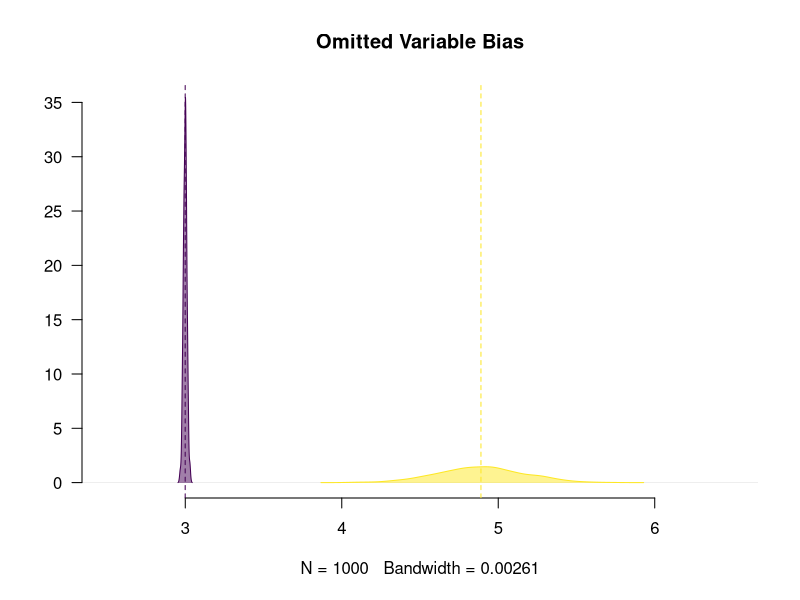
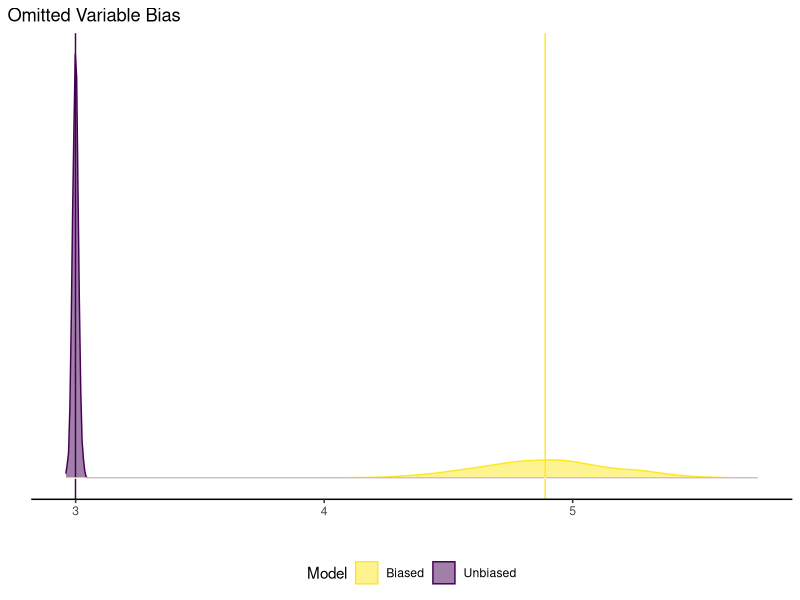
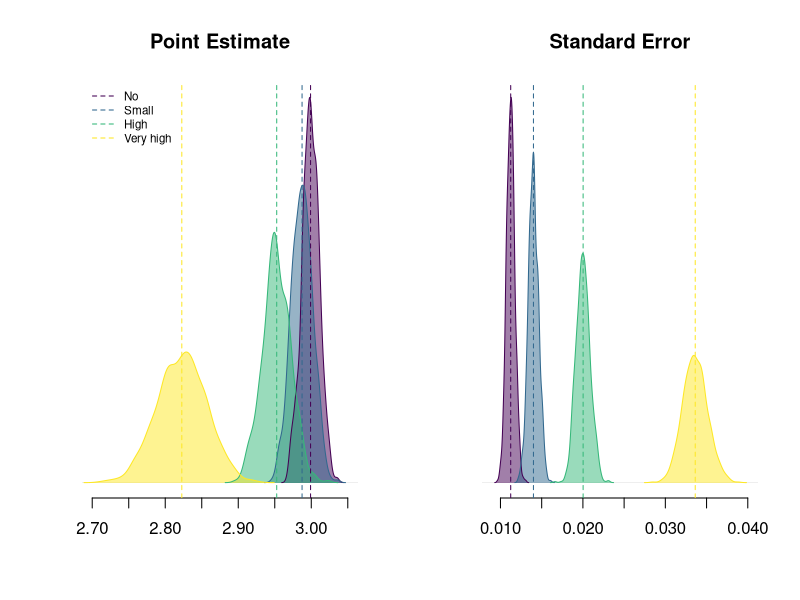
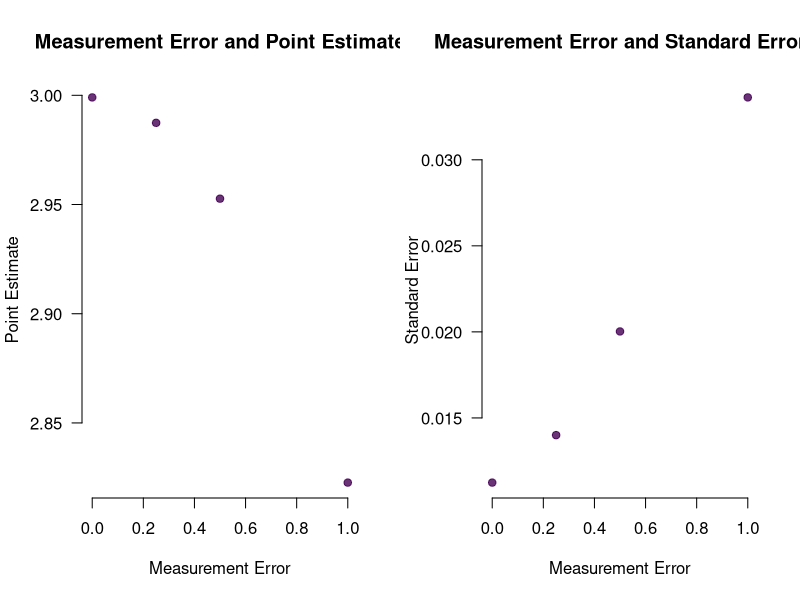
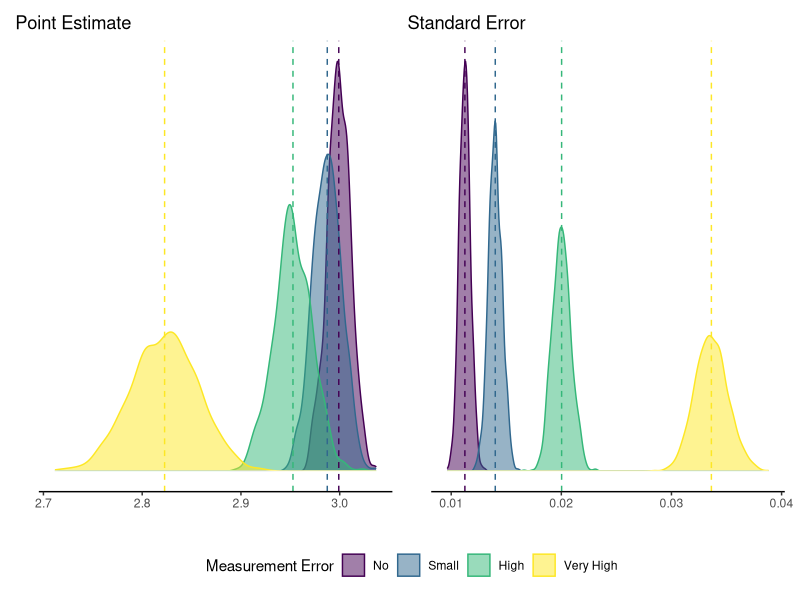
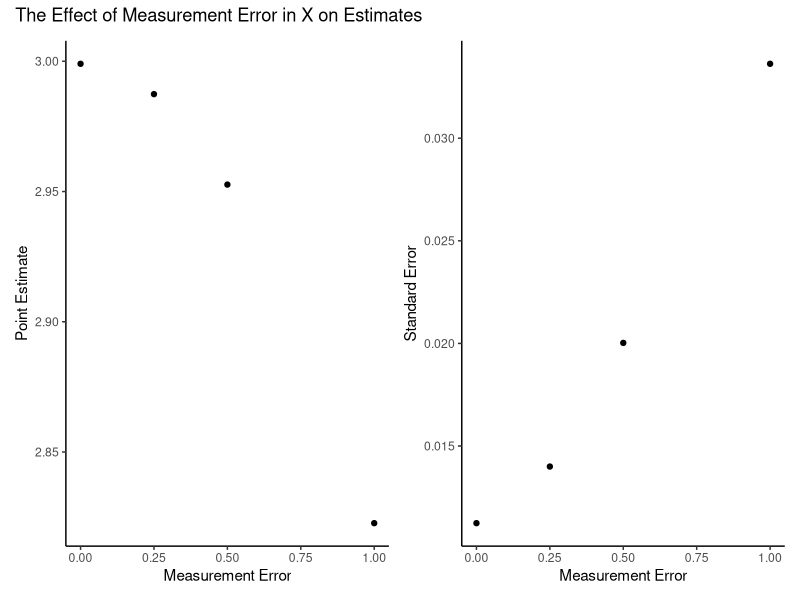
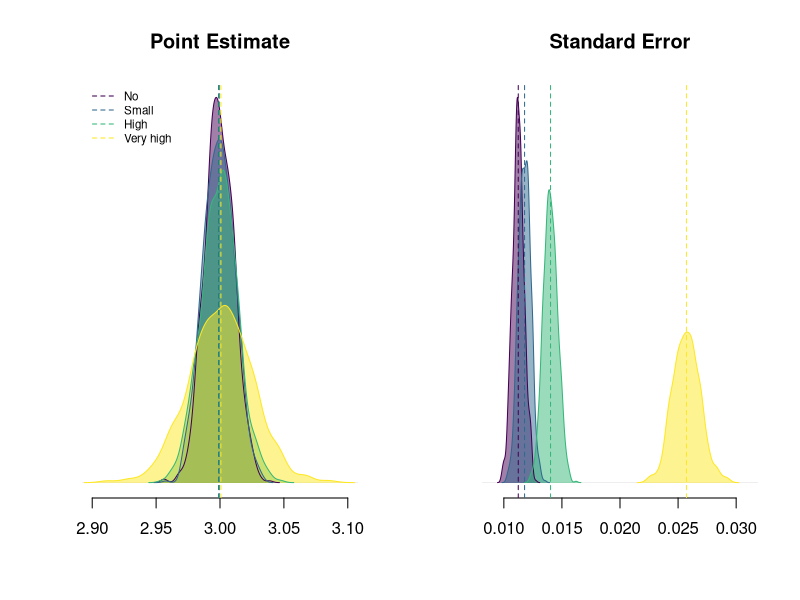
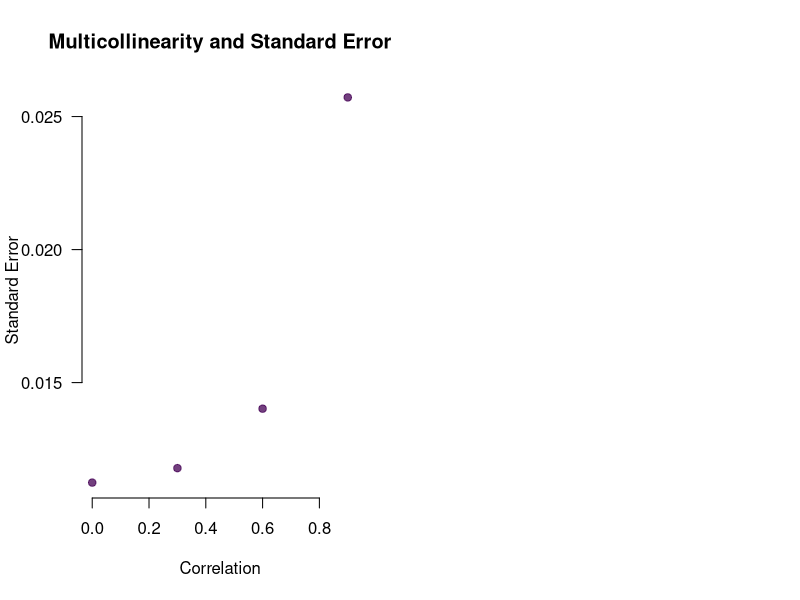

Generate these figures, in order, with R: (Note: this script raises an error after producing the figures.)
## ---- chunk 1
# The first line sets an option for the final document that can be produced from
# the .Rmd file. Don't worry about it.
knitr::opts_chunk$set(echo = TRUE,
                      out.width="\\textwidth", # for larger figures 
                      attr.output = 'style="max-height: 200px;"'
                      )

# The next bit is quite powerful and useful. 
# First you define which packages you need for your analysis and assign it to 
# the p_needed object. 
p_needed <-
  c("viridis", "MASS", "sandwich", "lmtest", 
    "ggplot2", "patchwork", "dplyr")

# Now you check which packages are already installed on your computer.
# The function installed.packages() returns a vector with all the installed 
# packages.
packages <- rownames(installed.packages())
# Then you check which of the packages you need are not installed on your 
# computer yet. Essentially you compare the vector p_needed with the vector
# packages. The result of this comparison is assigned to p_to_install.
p_to_install <- p_needed[!(p_needed %in% packages)]
# If at least one element is in p_to_install you then install those missing
# packages.
if (length(p_to_install) > 0) {
  install.packages(p_to_install)
}
# Now that all packages are installed on the computer, you can load them for
# this project. Additionally the expression returns whether the packages were
# successfully loaded.
sapply(p_needed, require, character.only = TRUE)

# This is an option for stargazer tables
# It automatically adapts the output to html or latex,
# depending on whether we want a html or pdf file
stargazer_opt <- ifelse(knitr::is_latex_output(), "latex", "html")

# only relevant for ggplot2 plotting
# setting a global ggplot theme for the entire document to avoid 
# setting this individually for each plot 
theme_set(theme_classic() + # start with classic theme 
  theme(
    plot.background = element_blank(),# remove all background 
    plot.title.position = "plot", # move the plot title start slightly 
    legend.position = "bottom", # by default, put legend on the bottom
    axis.line.y = element_blank(), # remove line on y axis 
    axis.ticks.y = element_blank(), # remove ticks on y axis
    axis.text.y = element_blank() # remove text on y axis
  ))

## ---- chunk 2
mus <- c(5, 10)
mus
## ---- chunk 3
sds <- c(4, 5)
sds_mat <- diag(sds) 
sds_mat
## ---- chunk 4
cor_mat <- matrix(c(1, 0.3, 0.3, 1), nrow = 2, ncol = 2)
cor_mat 
## ---- chunk 5
varcov <- sds_mat %*% cor_mat %*% sds_mat 
# step-by-step
sds_mat %*% cor_mat
sds_mat %*% cor_mat %*% sds_mat 
#check sqrt of diag:
sqrt(diag(varcov)) #our initial sds
## ---- chunk 6
X <- mvrnorm(n = 100000, 
             mu = mus, 
             Sigma = varcov)

head(X)

cor(X[, 1], X[, 2]) # check correlation (we specified it in cor_mat)
## ---- chunk 7
b <- c(10, 3, 5) 
## ---- chunk 8
mu <- cbind(1, X) %*% b  # systematic component

# Choose sigma_est
sigma_est <- 1

# Generate Y
Y <- rnorm(100000, 
           mean = mu,       # systematic component
           sd = sigma_est)  # stochastic component

# Create population data

pop <- data.frame(cbind(Y, X)) 
head(pop)
## ---- chunk 9
gen_pop <- function(mus, varcov, b, sigma_est){
  
  X <- mvrnorm(n = 100000, 
               mu = mus, 
               Sigma = varcov) 
  
  mu_y <- cbind(1, X) %*% b
  
  Y <- rnorm(100000, 
             mean = mu_y, 
             sd = sigma_est)
  
  population <- data.frame(cbind(Y, X))
  
  return(population)
}

# See if our function works

pop <- gen_pop(mus = mus, 
               varcov = varcov, 
               b = b, 
               sigma_est = sigma_est)

head(pop)
## ---- chunk 10
drawncalc_ovb <- function(pop){
  
  pop_sample <- pop[sample(nrow(pop), size = 500), ] #dplyr::sample_n(pop, 500)
  
  # regression without omitted variable bias
  reg_nobias <- lm(Y ~ V2 + V3, data = pop_sample)
  
  # regression with omitted variable bias
  reg_bias <- lm(Y ~ V2, data = pop_sample)
  
  # store and return beta_1 estimate of both models
  b1_hat <- c(summary(reg_nobias)$coefficients[2, 1],
              summary(reg_bias)$coefficients[2, 1])
  
  return(b1_hat)
  }
## ---- chunk 11
b_hats_ovb <- t(replicate(1000, drawncalc_ovb(pop = pop)))

head(b_hats_ovb) # 2 cols with 1000 regression coefficients
## ---- chunk 12

two_cols <- viridis(2)
two_cols_alpha <- viridis(2, 0.5)

#We plot both the biased and unbiased estimates
plot(density(b_hats_ovb[, 1]), 
     xlim = c(2.5,6.5), 
     main = "Omitted Variable Bias", 
     col = two_cols[1],
     bty = "n", 
     las = 1,
     ylab = "")

polygon(density(b_hats_ovb[, 1]),
        col = two_cols_alpha[1],
        border = F)

lines(density(b_hats_ovb[, 2]), 
      col = two_cols[2])
polygon(density(b_hats_ovb[, 2]),
        col = two_cols_alpha[2],
        border = F)

abline(v = c(mean(b_hats_ovb[, 1]), 
             mean(b_hats_ovb[, 2])),
       col = two_cols, 
       lty = 2)
## ---- chunk 13
# put data to long format (better practice in ggplot2)
# instead of 2 columns, make one with another column identifying the model
b_hats_plot <- data.frame(
  estimate = c(b_hats_ovb[, 1], b_hats_ovb[, 2]),
  Model = rep(c("Unbiased", "Biased"), each = nrow(b_hats_ovb))
)


ggplot(b_hats_plot, 
  aes(x = estimate, fill = Model, color = Model)
) +
  geom_density() + # add two density plots 
  scale_color_viridis(discrete = T, direction = -1) + # change colors with viridis palette
  scale_fill_viridis(discrete = T, alpha = 0.5, direction = -1) + #  fill with viridis
  labs(
    title = "Omitted Variable Bias",
    x = "",
    y = "",
    fill = "Model"
  ) +
  geom_vline(
    xintercept = apply(b_hats_ovb, 2, mean), # object with two columns
    color = viridis(2) 
    ) +
  geom_hline( # remove the bottom line for cleaner look 
    yintercept = 0,
    color = "white" # grid line color
    ) 
## ---- chunk 14
mus <- c(5, 10)
## ---- chunk 15
sds <- c(4, 5)
sds_mat <- diag(sds) # construct a diagonal matrix
sds_mat
## ---- chunk 16
cor_mat <- matrix(data = c(1, 0, 0, 1), nrow = 2, ncol = 2)
cor_mat
## ---- chunk 17
varcov <- sds_mat %*% cor_mat %*% sds_mat 
varcov
## ---- chunk 18
X <- mvrnorm(n = 100000, 
             mu = mus, 
             Sigma = varcov)
cor(X[, 1], X[, 2]) # check correlation
## ---- chunk 19
b <- c(10, 3, 5)
## ---- chunk 20
mu <- cbind(1, X) %*% b  # systematic component

# Choose sigma_est
sigma_est <- 1

# Generate Y
Y <- rnorm(100000, 
           mean = mu,        # systematic component
           sd = sigma_est)   # stochastic component

## ---- chunk 21
sigma_err <- 0.5

X[, 1] <- X[, 1] + rnorm(length(X[, 1]), 0, sigma_err) # X-star from the lecture

# Population data

pop <- data.frame(cbind(Y, X)) 
head(pop)
## ---- chunk 22
gen_pop <- function(mus, varcov, b, sigma_est, sigma_err){
  
  X <- mvrnorm(n = 100000, mu = mus, Sigma = varcov) 
  
  mu_y <- cbind(1, X) %*% b
  
  Y <- rnorm(100000, 
             mu_y, 
             sigma_est)
  
  # Add measurement error in V2
  X[, 1] <- X[, 1] + rnorm(length(X[, 1]), 0, sigma_err) 
  
  population <- data.frame(cbind(Y, X))
  
  return(population)
}
## ---- chunk 23
pop1 <- gen_pop(mus = mus, 
                varcov = varcov, 
                b = b,
                sigma_est = sigma_est, 
                sigma_err = 0)
## ---- chunk 24
pop2 <- gen_pop(mus = mus, 
                varcov = varcov, 
                b = b,
                sigma_est = sigma_est, 
                sigma_err = 0.25)
## ---- chunk 25
pop3 <- gen_pop(mus = mus, 
                varcov = varcov, 
                b = b,
                sigma_est = sigma_est, 
                sigma_err = 0.5)
## ---- chunk 26
pop4 <- gen_pop(mus = mus, 
                varcov = varcov, 
                b = b,
                sigma_est = sigma_est, 
                sigma_err = 1)
## ---- chunk 27
drawncalc <- function(pop){
  
  pop_sample <- pop[sample(nrow(pop), size = 500),]
  
  reg <- lm(Y ~ V2 + V3,
            data = pop_sample)
  
  # get coefficient and standard error
  b1_hat <- summary(reg)$coefficients[2, 1:2] 
  
  return(b1_hat)
}
## ---- chunk 28
# without measurement error
b_hats_no <- t(replicate(1000, drawncalc(pop = pop1)))

# with small measurement error
b_hats_small <- t(replicate(1000, drawncalc(pop = pop2)))

# with high measurement error 
b_hats_high <- t(replicate(1000, drawncalc(pop = pop3)))

# with very high measurement error
b_hats_veryhigh <- t(replicate(1000, drawncalc(pop = pop4)))
## ---- chunk 29
four_cols <- viridis(4)
four_cols_alpha <- viridis(4, 0.5)

par(mfrow = c(1, 2))

# first plot

plot(density(b_hats_no[, 1]), 
     xlim = c(2.7, 3.05), 
     main = "Point Estimate",
     bty = "n", 
     las = 1, 
     yaxt = "n", 
     ylab = "",
     xlab = "",
     type = "n")

polygon(density(b_hats_no[, 1]),
        col = four_cols_alpha[1],
        border = F)
polygon(density(b_hats_small[, 1]),
        col = four_cols_alpha[2],
        border = F)
polygon(density(b_hats_high[, 1]),
        col = four_cols_alpha[3],
        border = F)
polygon(density(b_hats_veryhigh[, 1]),
        col = four_cols_alpha[4],
        border = F)

lines(density(b_hats_no[, 1]), 
      col = four_cols[1])
lines(density(b_hats_small[, 1]), 
      col = four_cols[2])
lines(density(b_hats_high[, 1]), 
      col = four_cols[3])
lines(density(b_hats_veryhigh[, 1]), 
      col = four_cols[4])

abline(v = c(mean(b_hats_no[, 1]), 
             mean(b_hats_small[, 1]),
             mean(b_hats_high[, 1]), 
             mean(b_hats_veryhigh[, 1])),
       col = four_cols, lty = 2)

legend("topleft", 
       legend = c("No", "Small", "High", "Very high"),
       col = four_cols, 
       lty = "dashed", 
       cex = 0.7,
       bty = "n")

# second plot 

plot(density(b_hats_no[, 2]), 
     xlim = c(0.009, 0.04), 
     main = "Standard Error",
     bty = "n", 
     las = 1, 
     yaxt = "n", 
     ylab = "",
     xlab = "",
     type = "n")

polygon(density(b_hats_no[, 2]),
        col = four_cols_alpha[1],
        border = F)
polygon(density(b_hats_small[, 2]),
        col = four_cols_alpha[2],
        border = F)
polygon(density(b_hats_high[, 2]),
        col = four_cols_alpha[3],
        border = F)
polygon(density(b_hats_veryhigh[, 2]),
        col = four_cols_alpha[4],
        border = F)

lines(density(b_hats_no[, 2]), 
      col = four_cols[1])
lines(density(b_hats_small[, 2]), 
      col = four_cols[2])
lines(density(b_hats_high[, 2]), 
      col = four_cols[3])
lines(density(b_hats_veryhigh[, 2]), 
      col = four_cols[4])

abline(v = c(mean(b_hats_no[, 2]), 
             mean(b_hats_small[, 2]),
             mean(b_hats_high[, 2]), 
             mean(b_hats_veryhigh[, 2])),
       col = four_cols, 
       lty = 2)
## ---- chunk 30
plot(x = c(0, 0.25, 0.5, 1), 
     y = c(mean(b_hats_no[, 1]), 
           mean(b_hats_small[, 1]),
           mean(b_hats_high[, 1]), 
           mean(b_hats_veryhigh[, 1])),
     pch = 19,
     col = viridis(1, 0.8),
     main = "Measurement Error and Point Estimate", 
     xlab = "Measurement Error", 
     ylab = "Point Estimate", 
     bty = "n", 
     las = 1)

plot(x = c(0, 0.25, 0.5, 1), 
     y = c(mean(b_hats_no[, 2]), 
           mean(b_hats_small[, 2]),
           mean(b_hats_high[, 2]), 
           mean(b_hats_veryhigh[, 2])),
     pch = 19,
     col = viridis(1, 0.8),
     main = "Measurement Error and Standard Error", 
     xlab = "Measurement Error", 
     ylab = "Standard Error",
     bty = "n", 
     las = 1)
## ---- chunk 31

b_hats <- as.data.frame(rbind(b_hats_no,
                              b_hats_small,
                              b_hats_high,
                              b_hats_veryhigh))
b_hats$error <-
  factor(rep(c("No", "Small", "High", "Very High"), each = nrow(b_hats) / 4), 
         levels = c("No", "Small", "High", "Very High"))


# first plot
p1 <- ggplot(data = b_hats, aes(x = Estimate,  fill = error, color = error)) +
  labs(
    title = "Point Estimate",
    x = "",
    y = "",
    fill = "Measurement Error",
    color = "Measurement Error"
  ) +
  geom_density() + # add densities 
  geom_vline( # manually add lines with means 
    xintercept = b_hats %>% # take b_hats 
      group_by(error) %>% # apply all calculations within groups of error
      summarise(mean = mean(Estimate)) %>% #  take mean of Estimate column 
      pull(mean), # pull the mean column 
    linetype = "dashed",
    color = viridis(4)
  ) +
  scale_fill_viridis(discrete = T, alpha = 0.5) +
  scale_color_viridis(discrete = T) 

# second plot 

p2 <- ggplot(data = b_hats, aes(x = `Std. Error`, fill = error, color= error)) +
  labs(
    title = "Standard Error",
    x = "",
    y = "",
    fill = "Measurement Error",
    color = "Measurement Error"
  ) +
  geom_density() +
  geom_vline( # manually add lines with means 
    xintercept = b_hats %>% # take b_hats 
      group_by(error) %>% # apply all calculations within groups of error
      summarise(mean = mean(`Std. Error`)) %>% #  take mean of `Std. Error` column 
      pull(mean), # pull the mean column 
    linetype = "dashed",
    color = viridis(4)
  ) +
  scale_fill_viridis(discrete = T, alpha = 0.5) +
  scale_color_viridis(discrete = T)

# put plots together with patchwork package 
p1 + p2 + plot_layout(guides = "collect") &
  geom_hline( # remove the bottom line for cleaner look 
    yintercept = 0,
    color = "white" # grid line color
    )
## ---- chunk 32
p1 <- b_hats %>% # take b_hats 
      group_by(error) %>% # apply all calculations within groups of error
      summarise_all(mean) %>% # summarize all variables
  ggplot() + 
  geom_point(
    aes(x = c(0, 0.25, 0.5, 1),
        y = Estimate)
  ) + 
  labs(
    x = "Measurement Error",
    y = "Point Estimate"
  ) +
  theme_classic() # restore to classic theme with no modifications 

p2 <- b_hats %>% # take b_hats 
      group_by(error) %>% # apply all calculations within groups of error
      summarise_all(mean) %>% 
  ggplot() + 
  geom_point(
    aes(x = c(0, 0.25, 0.5, 1),
        y = `Std. Error`)
  ) + 
  labs(
    x = "Measurement Error",
    y = "Standard Error"
  ) +
  theme_classic()

p1 + p2 + plot_annotation(title = "The Effect of Measurement Error in X on Estimates")
## ---- chunk 33
gen_pop <- function(mus, varcov, b, sigma_est){
  
  # Generate IV
  X <- mvrnorm(n = 100000, 
               mu = mus, 
               Sigma = varcov) 
  
  mu_y <- cbind(1, X) %*% b
  
  Y <- rnorm(100000, 
             mean = mu_y, 
             sd = sigma_est)
  
  population <- data.frame(cbind(Y, X))
  
  return(population)
}
## ---- chunk 34
# a) No multicollinearity

cor_mat1 <- matrix(c(1, 0, 0, 1), 
                   nrow = 2, 
                   ncol = 2)

varcov1 <- sds_mat %*% cor_mat1 %*% sds_mat 

pop1 <- gen_pop(mus = mus, 
                varcov = varcov1, 
                b = b, 
                sigma_est = sigma_est)

# b) Small multicollinearity

cor_mat2 <- matrix(c(1, 0.3, 0.3, 1), 
                   nrow = 2, 
                   ncol = 2)

varcov2 <- sds_mat %*% cor_mat2 %*% sds_mat 

pop2 <- gen_pop(mus = mus, 
                varcov = varcov2, 
                b = b, 
                sigma_est = sigma_est)

# c) High multicollinearity

cor_mat3 <- matrix(c(1, 0.6, 0.6, 1), nrow = 2, ncol = 2)

varcov3 <- sds_mat %*% cor_mat3 %*% sds_mat 

pop3 <- gen_pop(mus = mus, 
                varcov = varcov3, 
                b = b, 
                sigma_est = sigma_est)

# d) Very high multicollinearity

cor_mat4 <- matrix(c(1, 0.9, 0.9, 1), 
                   nrow = 2, 
                   ncol = 2)

varcov4 <- sds_mat %*% cor_mat4 %*% sds_mat 

pop4 <- gen_pop(mus = mus, 
                varcov = varcov4, 
                b = b, 
                sigma_est = sigma_est)
## ---- chunk 35
b_hats_no <- t(replicate(1000, drawncalc(pop = pop1)))

b_hats_small <- t(replicate(1000, drawncalc(pop = pop2)))

b_hats_high <- t(replicate(1000, drawncalc(pop = pop3)))

b_hats_veryhigh <- t(replicate(1000, drawncalc(pop = pop4)))
## ---- chunk 36
par(mfrow = c(1, 2))

# first plot

plot(density(b_hats_no[, 1]), 
     xlim = c(2.9, 3.1), 
     main = "Point Estimate",
     bty = "n", 
     las = 1, 
     yaxt = "n", 
     ylab = "",
     xlab = "",
     type = "n")

polygon(density(b_hats_no[, 1]),
        col = four_cols_alpha[1],
        border = F)
polygon(density(b_hats_small[, 1]),
        col = four_cols_alpha[2],
        border = F)
polygon(density(b_hats_high[, 1]),
        col = four_cols_alpha[3],
        border = F)
polygon(density(b_hats_veryhigh[, 1]),
        col = four_cols_alpha[4],
        border = F)

lines(density(b_hats_no[, 1]), 
      col = four_cols[1])
lines(density(b_hats_small[, 1]), 
      col = four_cols[2])
lines(density(b_hats_high[, 1]), 
      col = four_cols[3])
lines(density(b_hats_veryhigh[, 1]), 
      col = four_cols[4])

abline(v = c(mean(b_hats_no[, 1]), 
             mean(b_hats_small[, 1]),
             mean(b_hats_high[, 1]), 
             mean(b_hats_veryhigh[, 1])),
       col = four_cols, lty = 2)

legend("topleft", 
       legend = c("No", "Small", "High", "Very high"),
       col = four_cols, 
       lty = "dashed", 
       cex = 0.7,
       bty = "n")

# second plot 

plot(density(b_hats_no[, 2]), 
     xlim = c(0.009, 0.031), 
     main = "Standard Error",
     bty = "n", 
     las = 1, 
     yaxt = "n", 
     ylab = "",
     xlab = "",
     type = "n")

polygon(density(b_hats_no[, 2]),
        col = four_cols_alpha[1],
        border = F)
polygon(density(b_hats_small[, 2]),
        col = four_cols_alpha[2],
        border = F)
polygon(density(b_hats_high[, 2]),
        col = four_cols_alpha[3],
        border = F)
polygon(density(b_hats_veryhigh[, 2]),
        col = four_cols_alpha[4],
        border = F)

lines(density(b_hats_no[, 2]), 
      col = four_cols[1])
lines(density(b_hats_small[, 2]), 
      col = four_cols[2])
lines(density(b_hats_high[, 2]), 
      col = four_cols[3])
lines(density(b_hats_veryhigh[, 2]), 
      col = four_cols[4])

abline(v = c(mean(b_hats_no[, 2]), 
             mean(b_hats_small[, 2]),
             mean(b_hats_high[, 2]), 
             mean(b_hats_veryhigh[, 2])),
       col = four_cols, 
       lty = 2)
## ---- chunk 37
plot(x = c(0, 0.3, 0.6, 0.9), 
     y = c(mean(b_hats_no[, 2]),
           mean(b_hats_small[, 2]),
           mean(b_hats_high[, 2]), 
           mean(b_hats_veryhigh[, 2])),
     pch = 19,
     las = 1, 
     col = viridis(1, 0.75),
     main = "Multicollinearity and Standard Error", 
     xlab = "Correlation", 
     ylab = "Standard Error",
     bty = "n")
## ---- chunk 38

b_hats <- as.data.frame(rbind(b_hats_no,
                              b_hats_small,
                              b_hats_high,
                              b_hats_veryhigh))
b_hats$mc <- factor(rep(c("No", "Small", "High", "Very High"), each = nrow(b_hats) / 4),
                    levels =  c("No", "Small", "High", "Very High"))


# first plot

p1 <- ggplot(data = b_hats, aes(x = Estimate,  fill = mc, color = mc)) +
  labs(
    title = "Point Estimate",
    x = "",
    y = "",
    fill = "Multicollinearity",
    color = "Multicollinearity"
  ) +
  geom_density() + # add densities 
  geom_vline( # manually add lines with means 
    xintercept = b_hats %>% # take b_hats 
      group_by(mc) %>% # apply all calculations within groups of mc
      summarise(mean = mean(Estimate)) %>% #  take mean of Estimate column 
      pull(mean), # pull the mean column 
    linetype = "dashed",
    color = viridis(4)
  ) +
  scale_fill_viridis(discrete = T, alpha = 0.5) +
  scale_color_viridis(discrete = T)

p2 <- ggplot(data = b_hats, aes(x = `Std. Error`, fill = mc, color = mc)) +
  labs(
    title = "Standard Error",
    x = "",
    y = "",
    fill = "Multicollinearity",
    color = "Multicollinearity"
  ) +
   geom_density() + # add densities 
  geom_vline( # manually add lines with means 
    xintercept = b_hats %>% # take b_hats 
      group_by(mc) %>% # apply all calculations within groups of mc
      summarise(mean = mean(`Std. Error`)) %>% #  take mean of `Std. Error` column 
      pull(mean), # pull the mean column 
    linetype = "dashed",
    color = viridis(4)
  ) +
  scale_fill_viridis(discrete = T, alpha = 0.5) +
  scale_color_viridis(discrete = T) 

p1 + p2 + plot_layout(guides = "collect") &
  geom_hline( # remove the bottom line for cleaner look 
    yintercept = 0,
    color = "white" # grid line color
    )
## ---- chunk 39
b_hats %>% # take b_hats
  group_by(mc) %>% # apply all calculations within groups of mc
  summarise_all(mean) %>%
  ggplot() +
  geom_point(aes(x =  c(0, 0.3, 0.6, 0.9),
                 y = `Std. Error`)) +
  labs(x = "Multicollinearity",
       title = "Multicollinearity and Standard Error",
       y = "Standard Error") +
  theme_classic() +
  scale_x_continuous(breaks = c(0, 0.3, 0.6, 0.9))

## ---- chunk 40
# Generate some data

x <- runif(100, 0.2, 1)
e <- rnorm(100, 0, 0.5)

y1 <- 2 * x + e # This creates homoscedastic data.
## ---- chunk 41
y2 <- 2 * x + e * x^2 
## ---- chunk 42
par(mfrow = c(1, 2))
# Homoscedastic data
plot(x = x, 
     y = y1, 
     pch = 19,
     col = viridis(1, 0.75)[1],
     bty = "n", 
     las = 1, 
     main = "Homoskedastic data")

# Heteroskedastic data
plot(x = x, 
     y = y2, 
     pch = 19,
     col = viridis(1, 0.75)[1],
     bty = "n", 
     las = 1, 
     main = "Heteroskedastic data")
## ---- chunk 43
# Homoscedastic data
p_hom <- ggplot() +
  geom_point(aes(x = x, y = y1),
             size = 2,
             color = viridis(1, 0.75)[1]
             ) + 
  labs(
    title = "Homoskedastic data",
    x = "x",
    y = "y1"
  ) +
  theme_classic() 
# Heteroskedastic data
p_het <- ggplot() +
  geom_point(aes(x = x, y = y2),
    color = viridis(1, 0.75)[1], 
    size = 2
    ) + 
  labs(
    title = "Heteroskedastic data",
    x = "x",
    y = "y2"
  ) +
  theme_classic()
p_hom + p_het
## ---- chunk 44
reg_hom <- lm(y1 ~ x) 
reg_het <- lm(y2 ~ x)
## ---- chunk 45
par(mfrow = c(1, 2))

plot(x = fitted.values(reg_hom), 
     y = residuals(reg_hom),
     pch = 19, 
     xlab = "Fitted Values", 
     ylab = "Residuals",
     main = "Homoscedasticity",
     col = viridis(1, 0.75),
     bty = "n", 
     ylim = c(-1.5, 1),
     las = 1)
abline(h = 0)

plot(x = fitted.values(reg_het), 
     y = residuals(reg_het),
     pch = 19, 
     xlab = "Fitted Values", 
     ylab = "Residuals",
     main = "Heteroscedasticity",
     col = viridis(1, 0.75),
     bty = "n", 
     ylim = c(-1.5, 1),
     las = 1)
abline(h = 0)
## ---- chunk 46

p1 <- ggplot(data = reg_hom$model,
             aes(x = x, y = residuals(reg_hom))) +
  geom_point(color = viridis(1, 0.75), # add points
             size = 2) + 
  theme_classic() + # change the appearance
  labs(x = "X",
       y = "Residuals",
       title = "Homoscedasticity")  +
  geom_hline(yintercept = 0, # add the line
             size = 0.5) +
  scale_y_continuous(limits = c(-1.5, 2))


p2 <- ggplot(data = reg_hom$model,
             aes(x = x, y = residuals(reg_het))) +
  geom_point(color = viridis(1, 0.75), # add points
             size = 2) + 
  theme_classic() + # change the appearance
  labs(x = "X",
       y = "Residuals",
       title = "Heteroscedasticity")  +
  geom_hline(yintercept = 0, # add the line
             size = 0.5) +
  scale_y_continuous(limits = c(-1.5, 2))

p1 + p2 
## ---- chunk 47
data <- as.data.frame(cbind(y2, x))

reg_ols <- lm(y2 ~ x,
              data = data)

summary(reg_ols)

vcovHC(reg_ols)
sqrt(diag(vcovHC(reg_ols)))
coeftest(reg_ols, vcov. = vcovHC)
## ---- chunk 48
# Some fake data

x <- c(rnorm(99, 0, 1), 5)
y <- c(rnorm(99, 1, 1), 20)

data <- data.frame(cbind(x, y))
m1 <- lm(y ~ x, data = data)
summary(m1)
## ---- chunk 49
plot(x, y,
     pch = 19, 
     col = two_cols_alpha[1],
     bty = "n", 
     las = 1)
abline(lm(y ~ x), col = two_cols[1])
## ---- chunk 50
ggplot() +
  geom_point(aes(x = x, y = y), 
             color = viridis(1, alpha = 0.5), # add points
             size = 2) + 
  geom_abline(intercept = m1$coefficients[1], # add the line
              slope = m1$coefficients[2],
              color = viridis(1),
              size = 1) +
  theme_classic()
## ---- chunk 51
# calculate Cook's distance
D <- cooks.distance(m1)

# ...and plot it
plot(D, 
     main = "Cook's Distance",
     pch = 19, 
     col = two_cols_alpha[1],
     bty = "n", 
     las = 1)
## ---- chunk 52
s <- D < 1
## ---- chunk 53
m2 <- lm(y ~ x, 
         data = data[s,])
summary(m2)
## ---- chunk 54
par(mfrow = c(1, 2))

# First the model without excluding the outlier
plot(x = x, 
     y = y, 
     xlim = c(-3, 5), 
     ylim = c(-1.5, 20), 
     main = "Model with Outlier",
     pch = 19, 
     col = two_cols_alpha[1],
     bty = "n", las = 1)
abline(m1, col = two_cols[1])

# Second the model excluding the outlier
plot(x = x[s], 
     y = y[s], 
     xlim = c(-3, 5), 
     ylim = c(-1.5, 20), 
     main = "Model without Outlier",
     pch = 19, 
     col = two_cols_alpha[1],
     bty = "n", 
     las = 1)
abline(m2, col = two_cols[1])
## ---- chunk 55

# First the model without excluding the outlier    
p1 <- ggplot() +
  geom_point(aes(x = x, y = y), 
             color = viridis(1, alpha = 0.5), # add points
             size = 2) + 
  geom_abline(intercept = m1$coefficients[1], # add the line
              slope = m1$coefficients[2],
              color = viridis(1),
              size = 1) +
  theme_classic() +
  labs(title = "Model with outlier") 

# Second the model excluding the outlier
p2 <- ggplot() +
  geom_point(aes(x = x, y = y), 
             color = viridis(1, alpha = 0.5), # add points
             size = 2) + 
  geom_abline(intercept = m2$coefficients[1], # add the line
              slope = m2$coefficients[2],
              color = viridis(1),
              size = 1) +
  theme_classic() +
  labs(title = "Model without outlier") 

p1 + p2
## ---- chunk 56
gen_pop <- function(mus, varcov, b, sigma_est, sigma_err){
  
  # Generate IV
  X <- mvrnorm(n = 100000, 
               mu = mus, 
               Sigma = varcov)
  
  mu_y <- cbind(1,X) %*% b
  
  Y <- rnorm(100000, 
             mean = mu_y, 
             sd = sigma_est)
  
  # Add measurement error in Y
  # Y <- ???
  
  population <- data.frame(cbind(Y, X))
  
  return(population)
}
## ---- chunk 57

cor_mat1 <- matrix(c(1, 0, 0, 1), 
                   nrow = 2, 
                   ncol = 2)

varcov1 <- sds_mat %*% cor_mat1 %*% sds_mat 

# No measurement error
pop1 <- gen_pop(mus = mus, 
                varcov = varcov1, 
                b = b,
                sigma_est = sigma_est, 
                sigma_err = 0)

# Small measurement error
pop2 <- gen_pop(mus = mus, 
                varcov = varcov1, 
                b = b,
                sigma_est = sigma_est, 
                sigma_err = 0.25)

# High measurement error
pop3 <- gen_pop(mus = mus, 
                varcov = varcov1, 
                b = b,
                sigma_est = sigma_est, 
                sigma_err = 0.5)

# Very high measurement error
pop4 <- gen_pop(mus = mus, 
                varcov = varcov1, 
                b = b,
                sigma_est = sigma_est, 
                sigma_err = 1)
## ---- chunk 58
b_hats_no <- t(replicate(1000, drawncalc(pop = pop1)))

b_hats_small <- t(replicate(1000, drawncalc(pop = pop2)))

b_hats_high <- t(replicate(1000, drawncalc(pop = pop3)))

b_hats_veryhigh <- t(replicate(1000, drawncalc(pop = pop4)))

## ---- chunk 59
par(mfrow = c(1, 2))

# first plot

plot(density(b_hats_no[, 1]), 
     xlim = c(2.7, 3.05), 
     main = "Point Estimate",
     bty = "n", 
     las = 1, 
     yaxt = "n", 
     ylab = "",
     xlab = "",
     type = "n")

polygon(density(b_hats_no[, 1]),
        col = four_cols_alpha[1],
        border = F)
polygon(density(b_hats_small[, 1]),
        col = four_cols_alpha[2],
        border = F)
polygon(density(b_hats_high[, 1]),
        col = four_cols_alpha[3],
        border = F)
polygon(density(b_hats_veryhigh[, 1]),
        col = four_cols_alpha[4],
        border = F)

lines(density(b_hats_no[, 1]), 
      col = four_cols[1])
lines(density(b_hats_small[, 1]), 
      col = four_cols[2])
lines(density(b_hats_high[, 1]), 
      col = four_cols[3])
lines(density(b_hats_veryhigh[, 1]), 
      col = four_cols[4])

abline(v = c(mean(b_hats_no[, 1]), 
             mean(b_hats_small[, 1]),
             mean(b_hats_high[, 1]), 
             mean(b_hats_veryhigh[, 1])),
       col = four_cols, lty = 2)

legend("topleft", 
       legend = c("No", "Small", "High", "Very high"),
       col = four_cols, 
       lty = "dashed", 
       cex = 0.7,
       bty = "n")

# second plot 

plot(density(b_hats_no[, 2]), 
     xlim = c(0.009, 0.04), 
     main = "Standard Error",
     bty = "n", 
     las = 1, 
     yaxt = "n", 
     ylab = "",
     xlab = "",
     type = "n")

polygon(density(b_hats_no[, 2]),
        col = four_cols_alpha[1],
        border = F)
polygon(density(b_hats_small[, 2]),
        col = four_cols_alpha[2],
        border = F)
polygon(density(b_hats_high[, 2]),
        col = four_cols_alpha[3],
        border = F)
polygon(density(b_hats_veryhigh[, 2]),
        col = four_cols_alpha[4],
        border = F)

lines(density(b_hats_no[, 2]), 
      col = four_cols[1])
lines(density(b_hats_small[, 2]), 
      col = four_cols[2])
lines(density(b_hats_high[, 2]), 
      col = four_cols[3])
lines(density(b_hats_veryhigh[, 2]), 
      col = four_cols[4])

abline(v = c(mean(b_hats_no[, 2]), 
             mean(b_hats_small[, 2]),
             mean(b_hats_high[, 2]), 
             mean(b_hats_veryhigh[, 2])),
       col = four_cols, 
       lty = 2)
## ---- chunk 60
b_hats <- as.data.frame(rbind(b_hats_no,
                              b_hats_small,
                              b_hats_high,
                              b_hats_veryhigh))
b_hats$error <-
  factor(rep(c("No", "Small", "High", "Very High"), each = nrow(b_hats) / 4), 
         levels = c("No", "Small", "High", "Very High"))


# first plot

p1 <- ggplot(data = b_hats, aes(x = Estimate,  fill = error, color = error)) +
  labs(
    title = "Point Estimate",
    x = "",
    y = "",
    fill = "Measurement Error",
    color = "Measurement Error"
  ) +
  geom_density() + # add densities 
  geom_vline( # manually add lines with means 
    xintercept = b_hats %>% # take b_hats 
      group_by(error) %>% # apply all calculations within groups of error
      summarise(mean = mean(Estimate)) %>% #  take mean of Estimate column 
      pull(mean), # pull the mean column 
    linetype = "dashed",
    color = viridis(4)
  ) +
  scale_fill_viridis(discrete = T, alpha = 0.5) +
  scale_color_viridis(discrete = T) +
  theme(legend.title = element_text()) +
  geom_hline( # remove the bottom line for cleaner look 
    yintercept = 0,
    color = "white" # grid line color
    )

# second plot 

p2 <- ggplot(data = b_hats, aes(x = `Std. Error`, fill = error, color= error)) +
  labs(
    title = "Standard Error",
    x = "",
    y = "",
    fill = "Measurement Error",
    color = "Measurement Error"
  ) +
  geom_density() +
  geom_vline( # manually add lines with means 
    xintercept = b_hats %>% # take b_hats 
      group_by(error) %>% # apply all calculations within groups of error
      summarise(mean = mean(`Std. Error`)) %>% #  take mean of `Std. Error` column 
      pull(mean), # pull the mean column 
    linetype = "dashed",
    color = viridis(4)
  ) +
  scale_fill_viridis(discrete = T, alpha = 0.5) +
  scale_color_viridis(discrete = T) +
  theme(legend.title = element_text()) +
  geom_hline( # remove the bottom line for cleaner look 
    yintercept = 0,
    color = "white" # grid line color
    )

# put plots together with patchwork package 
p1 + p2 + plot_layout(guides = "collect") +
  plot_annotation(title = "The Effect of Measurement Error in Y on Estimates") 
